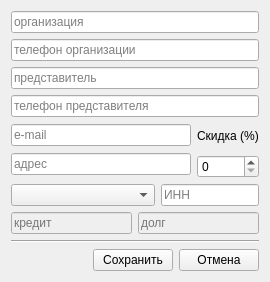
<?xml version="1.0" encoding="UTF-8"?>
<ui version="4.0">
 <class>ClientDialog</class>
 <widget class="QDialog" name="ClientDialog">
  <property name="windowModality">
   <enum>Qt::ApplicationModal</enum>
  </property>
  <property name="geometry">
   <rect>
    <x>0</x>
    <y>0</y>
    <width>270</width>
    <height>282</height>
   </rect>
  </property>
  <property name="sizePolicy">
   <sizepolicy hsizetype="Preferred" vsizetype="Preferred">
    <horstretch>0</horstretch>
    <verstretch>0</verstretch>
   </sizepolicy>
  </property>
  <property name="minimumSize">
   <size>
    <width>270</width>
    <height>282</height>
   </size>
  </property>
  <property name="maximumSize">
   <size>
    <width>270</width>
    <height>282</height>
   </size>
  </property>
  <property name="windowTitle">
   <string>Клиент</string>
  </property>
  <property name="windowIcon">
   <iconset resource="images/resources.qrc">
    <normaloff>:/images/Icon.png</normaloff>:/images/Icon.png</iconset>
  </property>
  <layout class="QVBoxLayout" name="verticalLayout_3">
   <item>
    <widget class="QLineEdit" name="company">
     <property name="placeholderText">
      <string>организация</string>
     </property>
    </widget>
   </item>
   <item>
    <widget class="QLineEdit" name="companyPhone">
     <property name="placeholderText">
      <string>телефон организации</string>
     </property>
    </widget>
   </item>
   <item>
    <widget class="QLineEdit" name="person">
     <property name="placeholderText">
      <string>представитель</string>
     </property>
    </widget>
   </item>
   <item>
    <widget class="QLineEdit" name="phone">
     <property name="placeholderText">
      <string>телефон представителя</string>
     </property>
    </widget>
   </item>
   <item>
    <layout class="QHBoxLayout" name="horizontalLayout_3">
     <item>
      <layout class="QVBoxLayout" name="verticalLayout_2">
       <item>
        <widget class="QLineEdit" name="eMail">
         <property name="placeholderText">
          <string>e-mail</string>
         </property>
        </widget>
       </item>
       <item>
        <widget class="QLineEdit" name="address">
         <property name="placeholderText">
          <string>адрес</string>
         </property>
        </widget>
       </item>
      </layout>
     </item>
     <item>
      <layout class="QVBoxLayout" name="verticalLayout">
       <item>
        <widget class="QLabel" name="discountLabel">
         <property name="text">
          <string>Скидка (%)</string>
         </property>
        </widget>
       </item>
       <item>
        <widget class="QSpinBox" name="discoun"/>
       </item>
      </layout>
     </item>
    </layout>
   </item>
   <item>
    <layout class="QHBoxLayout" name="horizontalLayout">
     <item>
      <widget class="QComboBox" name="type">
       <property name="sizePolicy">
        <sizepolicy hsizetype="Preferred" vsizetype="Fixed">
         <horstretch>0</horstretch>
         <verstretch>0</verstretch>
        </sizepolicy>
       </property>
       <property name="placeholderText">
        <string>тип клиента</string>
       </property>
       <property name="frame">
        <bool>true</bool>
       </property>
       <item>
        <property name="text">
         <string>Клиент</string>
        </property>
       </item>
       <item>
        <property name="text">
         <string>Клиент / Поставщик</string>
        </property>
       </item>
       <item>
        <property name="text">
         <string>Поставщик</string>
        </property>
       </item>
      </widget>
     </item>
     <item>
      <widget class="QLineEdit" name="inn">
       <property name="sizePolicy">
        <sizepolicy hsizetype="Expanding" vsizetype="Fixed">
         <horstretch>0</horstretch>
         <verstretch>0</verstretch>
        </sizepolicy>
       </property>
       <property name="placeholderText">
        <string>ИНН</string>
       </property>
      </widget>
     </item>
    </layout>
   </item>
   <item>
    <layout class="QHBoxLayout" name="horizontalLayout_2">
     <item>
      <widget class="QLineEdit" name="credit">
       <property name="enabled">
        <bool>false</bool>
       </property>
       <property name="placeholderText">
        <string>кредит</string>
       </property>
      </widget>
     </item>
     <item>
      <widget class="QLineEdit" name="duty">
       <property name="enabled">
        <bool>false</bool>
       </property>
       <property name="placeholderText">
        <string>долг</string>
       </property>
      </widget>
     </item>
    </layout>
   </item>
   <item>
    <widget class="Line" name="line">
     <property name="orientation">
      <enum>Qt::Horizontal</enum>
     </property>
    </widget>
   </item>
   <item>
    <layout class="QHBoxLayout" name="horizontalLayout_4">
     <item>
      <spacer name="horizontalSpacer">
       <property name="orientation">
        <enum>Qt::Horizontal</enum>
       </property>
       <property name="sizeHint" stdset="0">
        <size>
         <width>40</width>
         <height>20</height>
        </size>
       </property>
      </spacer>
     </item>
     <item>
      <widget class="QPushButton" name="saveNewButton">
       <property name="focusPolicy">
        <enum>Qt::NoFocus</enum>
       </property>
       <property name="text">
        <string>Сохранить</string>
       </property>
      </widget>
     </item>
     <item>
      <widget class="QPushButton" name="cancelButton">
       <property name="focusPolicy">
        <enum>Qt::NoFocus</enum>
       </property>
       <property name="text">
        <string>Отмена</string>
       </property>
      </widget>
     </item>
    </layout>
   </item>
  </layout>
 </widget>
 <tabstops>
  <tabstop>company</tabstop>
  <tabstop>companyPhone</tabstop>
  <tabstop>person</tabstop>
  <tabstop>phone</tabstop>
  <tabstop>eMail</tabstop>
  <tabstop>address</tabstop>
  <tabstop>discoun</tabstop>
  <tabstop>type</tabstop>
  <tabstop>inn</tabstop>
  <tabstop>credit</tabstop>
  <tabstop>duty</tabstop>
 </tabstops>
 <resources>
  <include location="images/resources.qrc"/>
 </resources>
 <connections/>
</ui>
